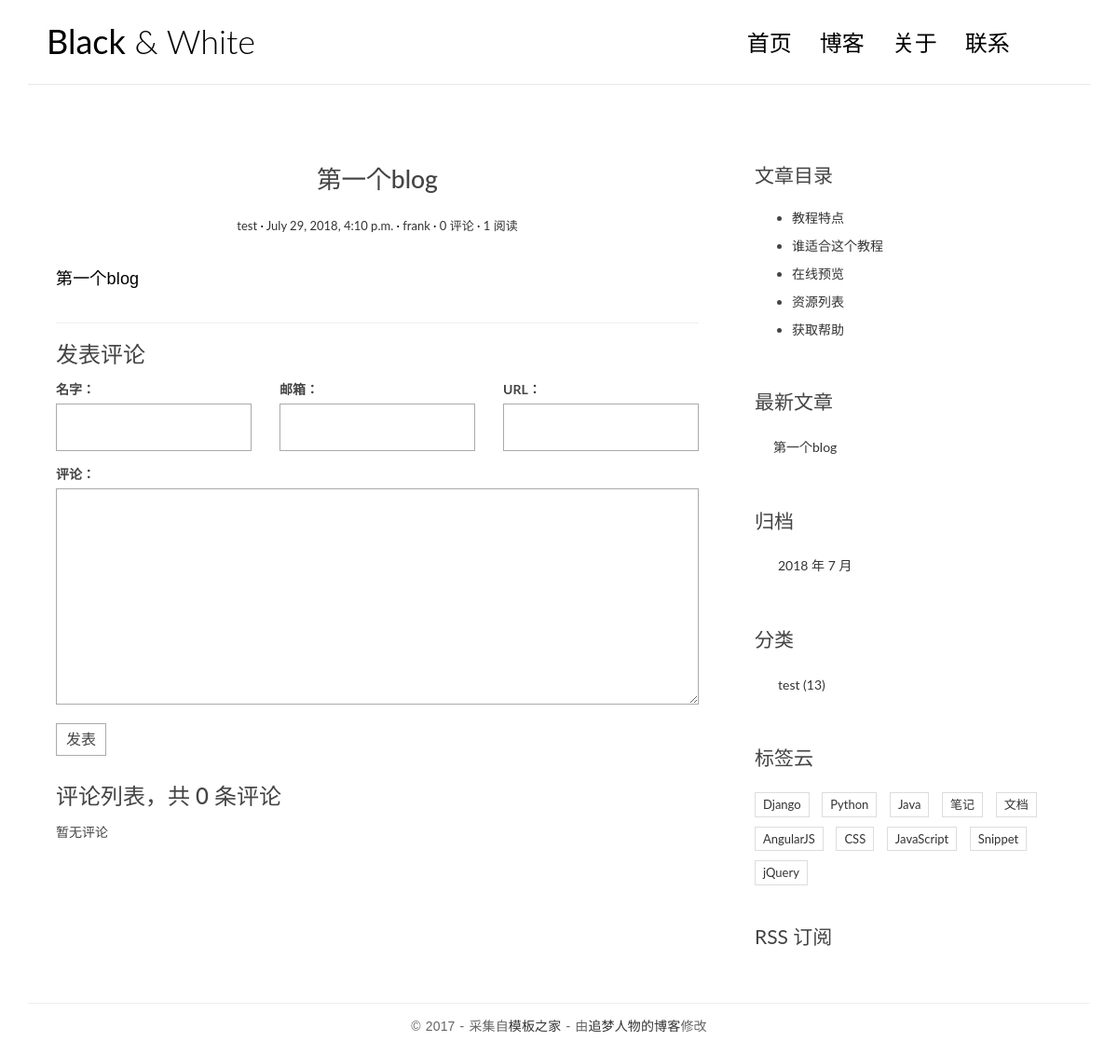
Before: /post/1/ with the older database file.
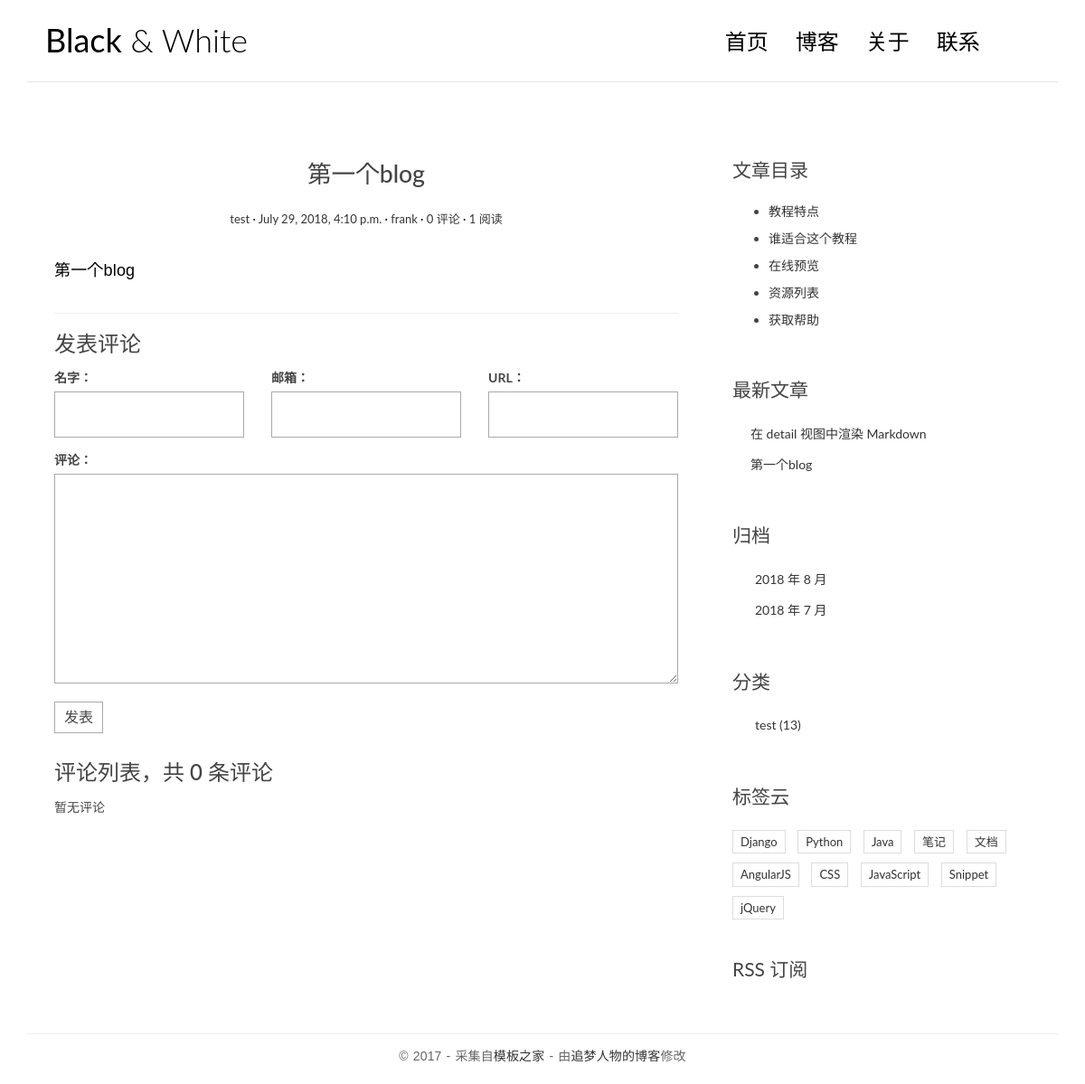
After: the same page with the newer database file.
### blog/models.py (models this page shows, shortened)
class Post(models.Model):
    title = models.CharField(max_length=70)
    body = models.TextField()
    created_time = models.DateTimeField()
    modified_time = models.DateTimeField()
    excerpt = models.CharField(max_length=200, blank=True)
    category = models.ForeignKey(Category, on_delete=models.CASCADE)
    tags = models.ManyToManyField(Tag, blank=True)
    author = models.ForeignKey(User, on_delete=models.CASCADE)
    views = models.PositiveIntegerField(default=0)
    def get_absolute_url(self):
        return reverse('blog:detail', kwargs={'pk': self.pk})
    class Meta:
        ordering = ['-created_time', 'title']
    def increase_views(self):
        self.views += 1
        self.save(update_fields=['views'])

class Category(models.Model):
    name = models.CharField(max_length=100)

### blog/views.py (the view)
# urls.py: re_path(r'^post/(?P<pk>[0-9]+)/$', views.detail, name='detail'),
def detail(request, pk):
    post = get_object_or_404(Post, pk=pk)
    post.increase_views()
    post.body = markdown.markdown(post.body,
                                  extensions=[
                                      'markdown.extensions.extra',
                                      'markdown.extensions.codehilite',
                                      'markdown.extensions.toc',
                                  ])
    form = CommentForm()
    comment_list = post.comment_set.all()
    context = {'post': post,
               'form': form,
               'comment_list': comment_list
               }
    return render(request, 'blog/detail.html', context=context)

### comments/forms.py
class CommentForm(forms.ModelForm):
    class Meta:
        model = Comment
        fields = ['name', 'email', 'url', 'text']

### blog/templatetags/blog_tags.py (called while the page is built)
@register.simple_tag
def get_recent_posts(num=5):
    return Post.objects.all().order_by('-created_time')[:num]

@register.simple_tag
def archives():
    return Post.objects.dates('created_time', 'month', order='DESC')

@register.simple_tag
def get_categories():
    return Category.objects.all()

### blog/templates/blog/detail.html (shortened to what this page needs)
{% extends 'base.html' %}
{% block main %}
    <article class="post post-{{ post.pk }}">
        <header class="entry-header">
            <h1 class="entry-title">{{ post.title }}</h1>
            <div class="entry-meta">
                <span class="post-category"><a href="#">{{ post.category.name }}</a></span>
                <span class="post-date"><a href="#"><time class="entry-date"
                                                          datetime="{{ post.created_time }}">{{ post.created_time }}</time></a></span>
                <span class="post-author"><a href="#">{{ post.author }}</a></span>
                <span class="comments-link"><a href="#">{{ post.comment_set.count }} 评论</a></span>
                <span class="views-count"><a href="#">{{ post.views }} 阅读</a></span>
            </div>
        </header>
        <div class="entry-content clearfix">
            {{ post.body|safe }}
        </div>
    </article>
    <section class="comment-area" id="comment-area">
        <hr>
        <h3>发表评论</h3>
        <form action="{% url 'comments:post_comment' post.pk %}" method="post" class="comment-form">
            <div class="row">
                <div class="col-md-4">
                    <label for="{{ form.name.id_for_label }}">名字：</label>
                    {{ form.name }}
                </div>
                <div class="col-md-4">
                    <label for="{{ form.email.id_for_label }}">邮箱：</label>
                    {{ form.email }}
                </div>
                <div class="col-md-4">
                    <label for="{{ form.url.id_for_label }}">URL：</label>
                    {{ form.url }}
                </div>
                <div class="col-md-12">
                    <label for="{{ form.text.id_for_label }}">评论：</label>
                    {{ form.text }}
                    <button type="submit" class="comment-btn">发表</button>
                </div>
            </div>
        </form>
        <div class="comment-list-panel">
            <h3>评论列表，共 <span>{{ post.comment_set.count }}</span> 条评论</h3>
            <ul class="comment-list list-unstyled">
                {% for comment in comment_list %}
                    <li class="comment-item">
                        <span class="nickname">{{ comment.name }}</span>
                        <time class="submit-date"
                              datetime="{{ comment.created_time }}">{{ comment.created_time }}</time>
                        <div class="text">
                            {{ comment.text }}
                        </div>
                    </li>
                {% empty %}
                    暂无评论
                {% endfor %}
            </ul>
        </div>
    </section>
{% endblock main %}
{% block toc %}
    <div class="widget widget-content">
        <h3 class="widget-title">文章目录</h3>
        <ul>
            <li>
                <a href="#">教程特点</a>
            </li>
            <li>
                <a href="#">谁适合这个教程</a>
            </li>
            <li>
                <a href="#">在线预览</a>
            </li>
            <li>
                <a href="#">资源列表</a>
            </li>
            <li>
                <a href="#">获取帮助</a>
            </li>
        </ul>
    </div>
{% endblock toc %}

### blog/templates/base.html (shortened to what this page needs)
{% load staticfiles %}
{% load blog_tags %}
<!DOCTYPE html>
<html>
<head>
    <link rel="stylesheet" href="http://code.ionicframework.com/ionicons/2.0.1/css/ionicons.min.css">
    <link href="https://cdn.bootcss.com/bootstrap/3.3.7/css/bootstrap.min.css" rel="stylesheet">
    <link rel="stylesheet" href="{% static 'blog/css/pace.css' %}">
    <link rel="stylesheet" href="{% static 'blog/css/custom.css' %}">
    <link rel="stylesheet" href="{% static 'blog/css/code.css' %}">
    <link rel="stylesheet" href="{% static 'blog/css/highlights/github.css' %}">
</head>
<body>
<div class="container">
    <header id="site-header">
        <div class="row">
            <div class="col-md-4 col-sm-5 col-xs-8">
                <div class="logo">
                    <h1><a href="{% url 'blog:index' %}"><b>Black</b> &amp; White</a></h1>
                </div>
            </div>
            <div class="col-md-8 col-sm-7 col-xs-4">
                <nav class="main-nav" role="navigation">
                    <div class="collapse navbar-collapse" id="bs-example-navbar-collapse-1">
                        <ul class="nav navbar-nav navbar-right">
                            <li class="cl-effect-11"><a href="index.html" data-hover="首页">首页</a></li>
                            <li class="cl-effect-11"><a href="full-width.html" data-hover="博客">博客</a></li>
                            <li class="cl-effect-11"><a href="about.html" data-hover="关于">关于</a></li>
                            <li class="cl-effect-11"><a href="contact.html" data-hover="联系">联系</a></li>
                        </ul>
                    </div>
                </nav>
            </div>
        </div>
    </header>
</div>
<div class="content-body">
    <div class="container">
        <div class="row">
            <main class="col-md-8">
                {% block main %}
                {% endblock main %}
            </main>
            <aside class="col-md-4">
                {% block toc %}
                {% endblock toc %}
                <div class="widget widget-recent-posts">
                  <h3 class="widget-title">最新文章</h3>
                  {% get_recent_posts as recent_post_list %}
                  <ul>
                    {% for post in recent_post_list %}
                    <li>
                      <a href="{{ post.get_absolute_url }}">{{ post.title }}</a>
                    </li>
                    {% empty %}
                    暂无文章！
                    {% endfor %}
                  </ul>
                </div>
                <div class="widget widget-archives">
                  <h3 class="widget-title">归档</h3>
                  {% archives as date_list %}
                  <ul>
                    {% for date in date_list %}
                    <li>
                      <a href="#">{{ date.year }} 年 {{ date.month }} 月</a>
                    </li>
                    {% empty %}
                    暂无归档！
                    {% endfor %}
                  </ul>
                </div>
                <div class="widget widget-category">
                  <h3 class="widget-title">分类</h3>
                  {% get_categories as category_list %}
                  <ul>
                    {% for category in category_list %}
                    <li>
                      <a href="#">{{ category.name }} <span class="post-count">(13)</span></a>
                    </li>
                    {% empty %}
                    暂无分类！
                    {% endfor %}
                  </ul>
                </div>
                <div class="widget widget-tag-cloud">
                    <h3 class="widget-title">标签云</h3>
                    <ul>
                        <li>
                            <a href="#">Django</a>
                        </li>
                        <li>
                            <a href="#">Python</a>
                        </li>
                        <li>
                            <a href="#">Java</a>
                        </li>
                        <li>
                            <a href="#">笔记</a>
                        </li>
                        <li>
                            <a href="#">文档</a>
                        </li>
                        <li>
                            <a href="#">AngularJS</a>
                        </li>
                        <li>
                            <a href="#">CSS</a>
                        </li>
                        <li>
                            <a href="#">JavaScript</a>
                        </li>
                        <li>
                            <a href="#">Snippet</a>
                        </li>
                        <li>
                            <a href="#">jQuery</a>
                        </li>
                    </ul>
                </div>
                <div class="rss">
                    <a href=""> RSS 订阅</a>
                </div>
            </aside>
        </div>
    </div>
</div>
<footer id="site-footer">
    <div class="container">
        <div class="row">
            <div class="col-md-12">
                <p class="copyright">&copy 2017 - 采集自<a href="http://www.cssmoban.com/"
                                                        target="_blank" title="模板之家">模板之家</a>
                    - 由<a href="http://zmrenwu.com/" title="网页模板" target="_blank">追梦人物的博客</a>修改
                </p>
            </div>
        </div>
    </div>
</footer>
</body>
</html>

### blog/static/blog/css/custom.css (style rules this page uses)
* { outline: none; }
h1, h2, h3, h4, h5, h6 { margin-top: 0; }
b { font-weight: 400; }
a { color: #333; }
body { color: #444; font-family: 'Lato', sans-serif; }
p { font-family: 'Ubuntu', sans-serif; font-weight: 400; word-spacing: 1px; letter-spacing: 0.01em; }
#site-header { background-color: #FFF; padding: 25px 20px; margin-bottom: 40px; border-bottom: 1px solid #e7e7e7; }
.logo h1 a { color: #000; }
.logo h1 { margin: 0; font-family: 'Lato', sans-serif; font-weight: 300; }
.main-nav { margin-top: 11px; max-width: 95%; }
.main-nav a { color: #000000 !important; padding: 0 0 5px 0 !important; margin-right: 30px; font-family: 'Lato', sans-serif; font-weight: 300; font-size: 24px; }
.cl-effect-11 a { padding: 10px 0; color: #0972b4; text-shadow: none; }
.cl-effect-11 a::before { position: absolute; top: 0; left: 0; overflow: hidden; padding: 0 0 5px 0 !important; max-width: 0; border-bottom: 1px solid #000; color: #000; content: attr(data-hover); white-space: nowrap; -webkit-transition: max-width 0.5s; -moz-transition: max-width 0.5s; transition: max-width 0.5s; }
.content-body { padding-bottom: 4em; }
.post { background: #fff; padding: 30px 30px 0; }
.entry-title { text-align: center; font-size: 1.9em; margin-bottom: 20px; line-height: 1.6; padding: 10px 20px 0; }
.entry-meta { text-align: center; color: #DDDDDD; font-size: 13px; margin-bottom: 30px; }
.entry-content { font-size: 18px; line-height: 1.9; font-weight: 300; color: #000; }
.post-category::after, .post-date::after, .post-author::after, .comments-link::after { content: ' ·'; color: #000; }
.widget { background: #fff; padding: 30px 0 0; }
.widget-title { font-size: 1.5em; margin-bottom: 20px; line-height: 1.6; padding: 10px 0 0; font-weight: 400; }
.widget-recent-posts ul { padding: 0; margin: 0; padding-left: 20px; }
.widget-recent-posts ul li { list-style-type: none; position: relative; line-height: 170%; margin-bottom: 10px; }
.widget-recent-posts ul li::before { content: '\f3d3'; font-family: "Ionicons"; position: absolute; left: -17px; top: 3px; font-size: 16px; color: #000; }
.widget-archives ul { padding: 0; margin: 0; padding-left: 25px; }
.widget-archives ul li { list-style-type: none; position: relative; line-height: 170%; margin-bottom: 10px; }
.widget-archives ul li::before { content: '\f3f3'; font-family: "Ionicons"; position: absolute; left: -25px; top: 1px; font-size: 16px; color: #000; }
.widget-category ul { padding: 0; margin: 0; padding-left: 25px; }
.widget-category ul li { list-style-type: none; position: relative; line-height: 170%; margin-bottom: 10px; }
.widget-category ul li::before { content: '\f3fe'; font-family: "Ionicons"; position: absolute; left: -25px; top: 1px; font-size: 18px; color: #000; }
.widget-tag-cloud ul { padding: 0; margin: 0; margin-right: -10px; }
.widget-tag-cloud ul li { list-style-type: none; font-size: 13px; display: inline-block; margin-right: 10px; margin-bottom: 10px; padding: 3px 8px; border: 1px solid #ddd; }
.widget-content ul li { margin-bottom: 10px; }
.rss { font-size: 21px; margin-top: 30px; }
.rss a { color: #444; }
#site-footer { padding-top: 10px; padding: 0 0 1.5em 0; }
.copyright { text-align: center; padding-top: 1em; margin: 0; border-top: 1px solid #eee; color: #666; }
.contact-form input, .comment-form input { border: 1px solid #aaa; margin-bottom: 15px; width: 100%; padding: 15px 15px; font-size: 16px; line-height: 100%; transition: 0.4s border-color linear; }
.contact-form textarea, .comment-form textarea { border: 1px solid #aaa; margin-bottom: 15px; width: 100%; padding: 15px 15px; font-size: 16px; line-height: 20px !important; min-height: 183px; transition: 0.4s border-color linear; }
.comment-area { padding: 0 30px 0; }
.comment-form { margin-top: 15px; }
.comment-form .comment-btn { background-color: #fff; border: 1px solid #aaa; font-size: 16px; padding: 5px 10px; }
.comment-list-panel { margin-top: 30px; }
.comment-list { margin-top: 15px; }

Changed rows visible on the page:
added Post: title "在 detail 视图中渲染 Markdown"
Other visible differences:
new list line: "2018 年 8 月"
